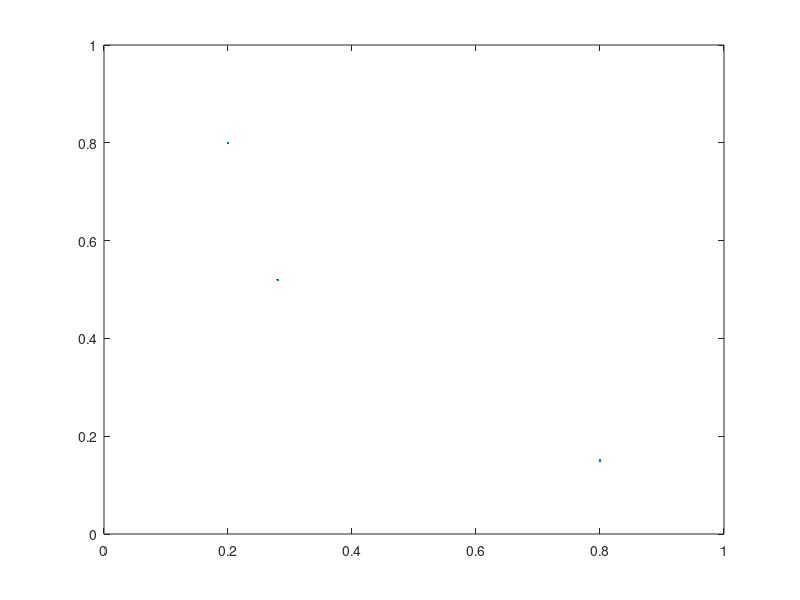
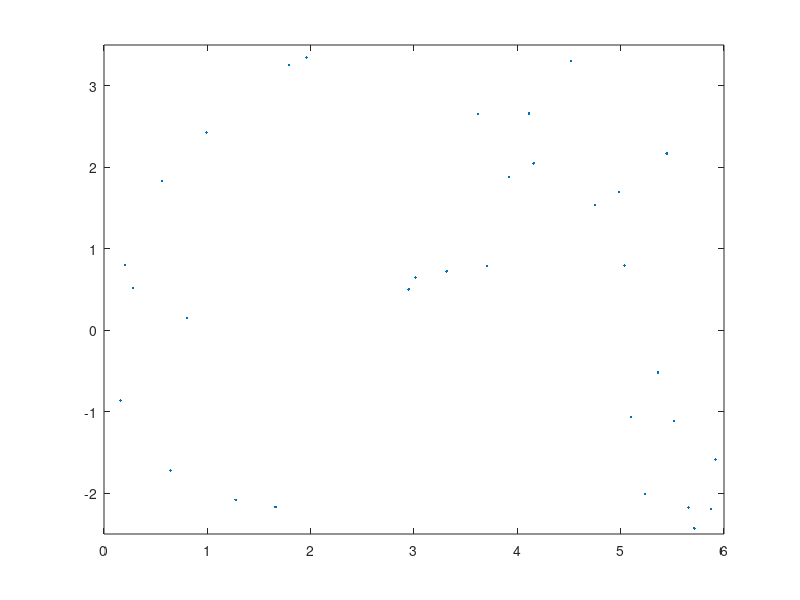
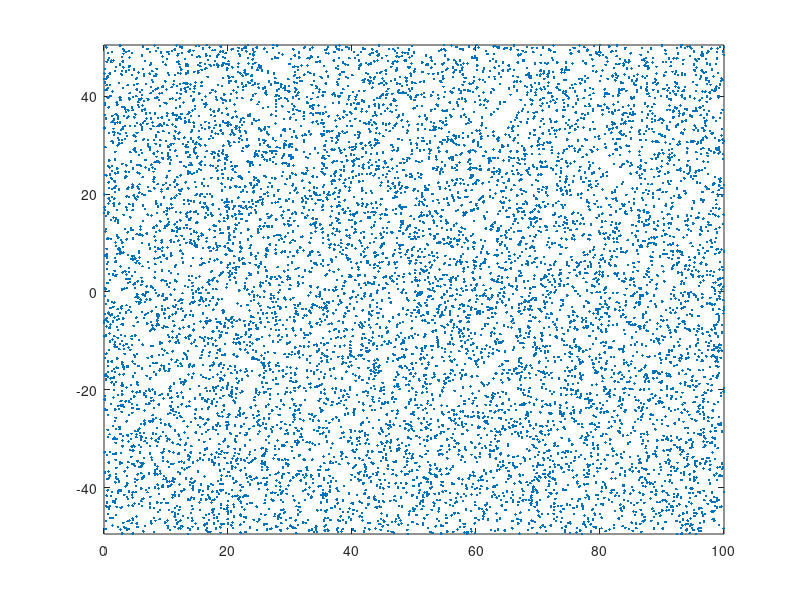

The MATLAB source for these figures, in order:
%% Generate an embedded cloud with desired placement (for animation)


%% Manual Scale 1
scale_1 = 1;
% Start list of all coordinates
x = scale_1*[0.2; 0.28; 0.8];
y = scale_1*[0.8; 0.52; 0.15];

%% Patch Scale 2
scale_2 = 6;
spacing = .5;

patch_length = 0.5* (scale_2 - (scale_1 + 2*spacing));
offset_upper = scale_1 + spacing;
offset_lower = -spacing;

tfm_upper = @(y) offset_upper + patch_length*y;
tfm_lower = @(y) offset_lower - patch_length*y;
tfm_band_x = @(x) scale_1 + (scale_2-scale_1)*x;

x = [x; scale_2*rand(patch_length * scale_2, 1)];
y = [y; tfm_upper(rand(patch_length * scale_2, 1))];

x = [x; scale_2*rand(patch_length * scale_2, 1)];
y = [y; tfm_lower(rand(patch_length * scale_2, 1))];

x = [x; tfm_band_x(rand(scale_1 * (scale_2-scale_1),1))];
y = [y; scale_1 * rand(scale_1 * (scale_2-scale_1),1)];

%% Patch Scale 3
scale_3 = 100;
spacing = 0;

offset_upper = spacing + offset_upper + patch_length;
offset_lower = -spacing + offset_lower - patch_length;
patch_length = 0.5* (scale_3 - (scale_2 + 2*spacing));

tfm_upper = @(y) offset_upper + patch_length*y;
tfm_lower = @(y) offset_lower - patch_length*y;
tfm_band_x = @(x) scale_2 + (scale_3-scale_2)*x;
tfm_band_y = @(y) offset_lower + (offset_upper - offset_lower) * y;

x = [x; scale_3*rand(patch_length * scale_3, 1)];
y = [y; tfm_upper(rand(patch_length * scale_3, 1))];

x = [x; scale_3*rand(patch_length * scale_3, 1)];
y = [y; tfm_lower(rand(patch_length * scale_3, 1))];

x = [x; tfm_band_x(rand(scale_2 * (scale_3-scale_1),1))];
y = [y; tfm_band_y(rand(scale_2 * (scale_3-scale_1),1))];

%% Plot scale 1
% plot(scale_1*[0.2, 0.28, 0.8], scale_1*[0.8, 0.52, 0.15], '.');
% First scale
figure(1); clf;
plot(x,y,'.')
xlim(scale_1*[0, 1]);
ylim(scale_1*[0,1]);

figure(2); clf;
plot(x,y,'.')
xlim([0, scale_2]);
ylim(scale_1/2+[-scale_2/2, scale_2/2]);

figure(3); clf;
plot(x,y,'.')
xlim([0, scale_3]);
ylim(scale_1/2+[-scale_3/2, scale_3/2]);

%% Load to SOLN file
SOLN = [x, y, 1e9+zeros(length(x),1)];
SOLN = sortrows(SOLN,1);
SOLN = [(1:length(x))', SOLN];
SOLN(SOLN(:,2) <= 0.25, 4) = 0;

%% Cutting out particles for stage 2 simulation
% Filter based on x and y
mask = SOLN(:,2) < 1.2*scale_2 & ...
    SOLN(:,3) < offset_upper + 0.2*scale_2 & ...
    SOLN(:,3) > offset_lower - 0.2*scale_2;
SOLN2 = SOLN(mask,:);
SOLN2(:,3) = SOLN2(:,3) + 2.5;

%% Shifting for stage 3
SOLN3 = SOLN;
SOLN3(:,3) = SOLN3(:,3) + 49.5;